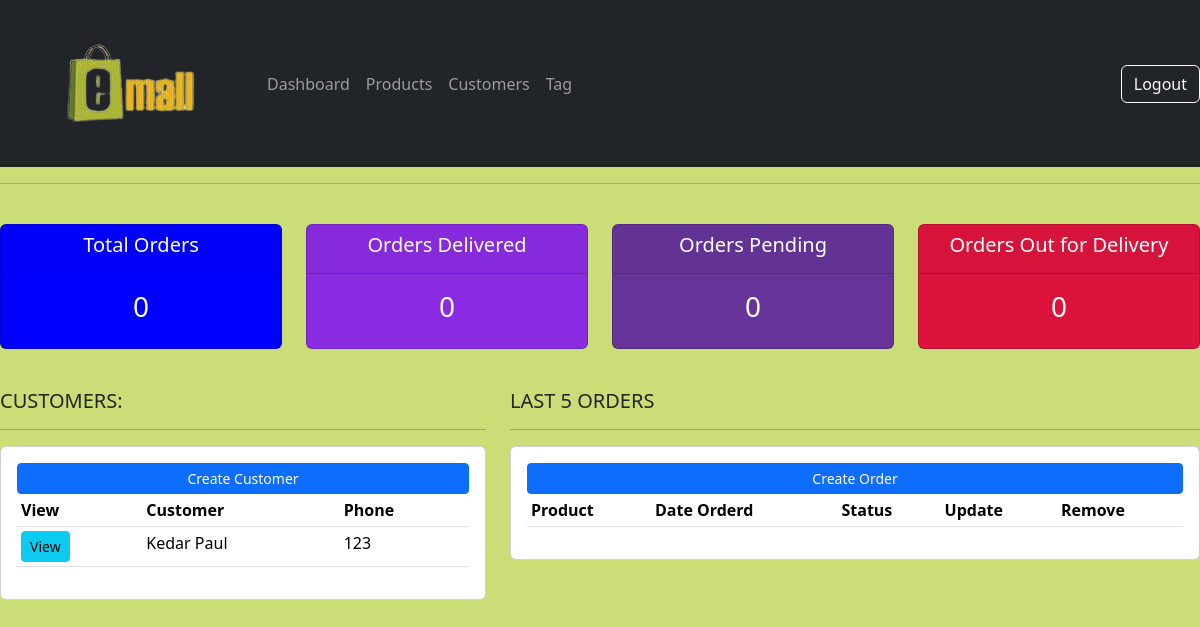
Page / (signed in) on the earlier database version.
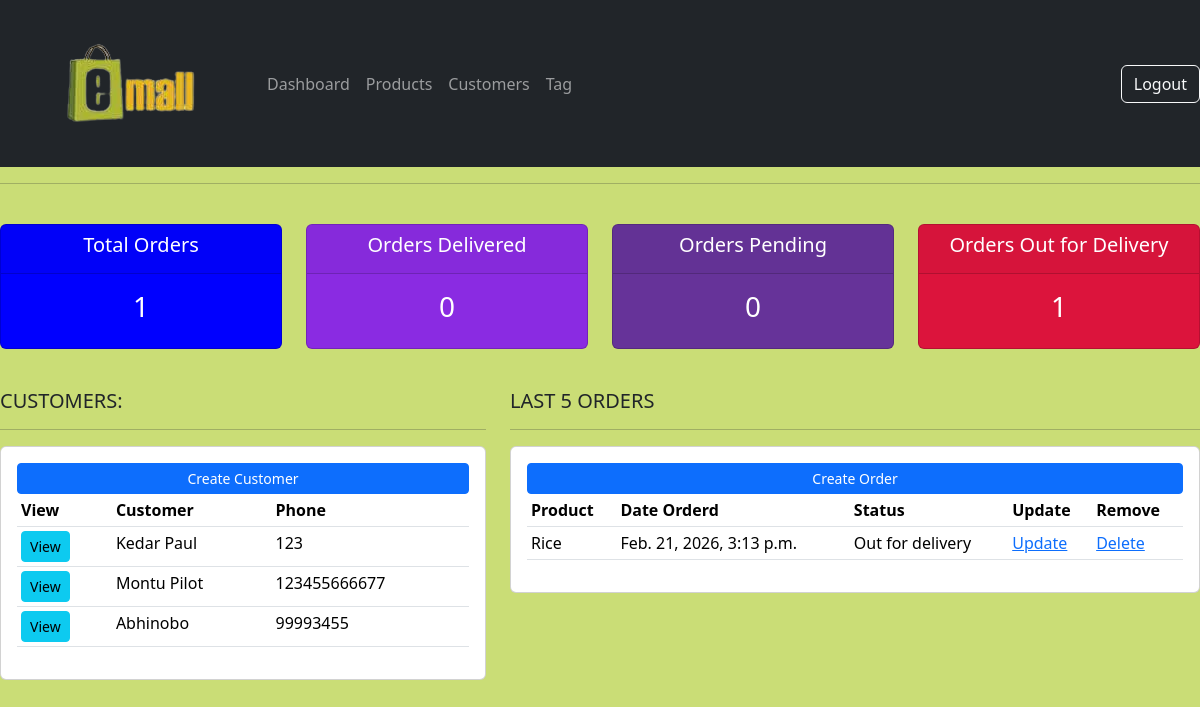
Same page on the later database version.
### account/models.py (models this page shows, shortened)
class Customer(models.Model):
    name = models.CharField(max_length=200, null=True)
    phone = models.CharField(max_length=200, null=True)
    email = models.CharField(max_length=200, null=True)
    date_created = models.DateTimeField(auto_now_add=True, null=True)

class Order(models.Model):
    STATUS = (
        ('Pending', 'Pending'),
        ('Out for delivery', 'Out for delivery'),
        ('Delivered', 'Delivered'),
    )
    customer = models.ForeignKey(Customer, null=True, on_delete=models.CASCADE)
    product = models.ForeignKey(Product, null=True, on_delete=models.CASCADE)
    date_created = models.DateTimeField(auto_now_add=True, null=True)
    status = models.CharField(max_length=200, null=True, choices=STATUS)

class Product(models.Model):
    CATEGORY = (
        ('Indoor', 'Indoor'),
        ('Out Door', 'Out Door'),
    )
    name = models.CharField(max_length=200, null=True)
    price = models.FloatField(null=True)
    category = models.CharField(max_length=200, null=True, choices=CATEGORY)
    description = models.CharField(max_length=200, null=True, blank=True)
    date_created = models.DateTimeField(auto_now_add=True, null=True)
    pic = models.ImageField(upload_to='product_images/', blank=True)
    tags = models.ManyToManyField(Tag)
    def __str__(self):
        return self.name

### account/views.py (the view)
# urls.py: path('',views.home,name='home'),
@login_required(login_url='login')
def home(request):
    orders = Order.objects.all()
    customers = Customer.objects.all()
    total_orders = orders.count()
    delivered = orders.filter(status='Delivered').count()
    pending = orders.filter(status='Pending').count()
    out_for_delivery = orders.filter(status='Out for delivery').count()
    context = {'total_orders': total_orders, 'delivered': delivered,
               'pending': pending, 'out_for_delivery': out_for_delivery,
               'customers': customers , 'orders': orders}
    return render(request,'account/dashboard.html', context)

### templates/account/dashboard.html
{% extends 'main.html' %}
{% block content %}
{%  include 'status.html' %}
<br>
<div class="row">
	<div class="col-md-5">
		<h5>CUSTOMERS:</h5>
		<hr>
		<div class="card card-body">
			<a class="btn btn-primary  btn-sm btn-block" href="{% url 'create_customer' %}">Create Customer</a>
			<table class="table table-sm">
				<tr>
					<th>View</th>
					<th>Customer</th>
					<th>Phone</th>
				</tr>
				{% for customer in customers %}
					<tr>
						<td><a class="btn btn-sm btn-info" href="{% url 'customer_detail' pk_test=customer.id %}">View</a></td>
						<td>{{customer.name}}</td>
						<td>{{customer.phone}}</td>
					</tr>
				{% endfor %}
			</table>
		</div>
	</div>
	<div class="col-md-7">
		<h5>LAST 5 ORDERS</h5>
		<hr>
		<div class="card card-body">
			<a class="btn btn-primary  btn-sm btn-block" href="{% url 'create_order' %}">Create Order</a>
			<table class="table table-sm">
				<tr>
					<th>Product</th>
					<th>Date Orderd</th>
					<th>Status</th>
					<th>Update</th>
					<th>Remove</th>
				</tr>
				{% for order in orders %}
					<tr>
						<td>{{order.product}}</td>
						<td>{{order.date_created}}</td>
						<td>{{order.status}}</td>
						<td><a href="{% url 'update_order' pk=order.id %}">Update</a></td>
						<td><a href="{% url 'delete_order' pk=order.id %}">Delete</a></td>
					</tr>
				{% endfor %}
			</table>
		</div>
	</div>
</div>
{% endblock %}

### templates/main.html (shortened to what this page needs)
<!DOCTYPE html>
<html lang="en">
{% load static %}
<head>
    <link href="https://cdn.jsdelivr.net/npm/bootstrap@5.3.8/dist/css/bootstrap.min.css" rel="stylesheet"
>
    <link rel="stylesheet" href="{% static 'css/style.css' %}">
</head>
<body>
{% include 'navbar.html' %}
<hr>
{% block content %}
{% endblock content %}
</body>
</html>

### templates/navbar.html (shortened to what this page needs)
{% load static %}
<nav class="navbar navbar-expand-lg navbar-dark bg-dark">
  <img src="{% static 'image/emall_image.png' %}">
  <div class="collapse navbar-collapse" id="navbarNav">
    <ul class="navbar-nav">
      <li class="nav-item active">
        <a class="nav-link" href="{% url 'home' %}">Dashboard</a>
      </li>
      <li class="nav-item">
        <a class="nav-link" href="{% url 'product' %}">Products</a>
      </li>
      <li class="nav-item">
        <a class="nav-link" href="{% url 'customer_list' %}">Customers</a>
      </li>
      <li class="nav-item">
        <a class="nav-link" href="{% url 'tag' %}">Tag</a>
      </li>
    </ul>
  </div>
  <span><a class="btn btn-outline-light" href="{% url 'logout' %}">Logout</a></span>
</nav>

### templates/status.html
<br>
<div class="row">
	<div class="col">
		<div class="col-md">
			<a href="{% url 'order_list' %}" class="text-decoration-none ">
			<div class="card text-center text-white  mb-3" id="total-orders">
			  	<div class="card-header">
			  		<h5 class="card-title">  Total Orders</h5>
			  	</div>
			  	<div class="card-body">
			    	<h3 class="card-title">{{total_orders}}</h3>
			  	</div>
			</div>
			</a>
		</div>
	</div>
	<div class="col">
		<div class="col-md">
			<a href="{% url 'order_delivered' %}" class="text-decoration-none ">
			<div class="card text-center text-white  mb-3" id="orders-delivered">
			  	<div class="card-header">
			  		<h5 class="card-title">Orders Delivered</h5>
			  	</div>
			  	<div class="card-body">
			    	<h3 class="card-title">{{delivered}}</h3>
			  	</div>
			</div>
			</a>
		</div>
	</div>
	<div class="col">
		<div class="col-md">
			<a href="{% url 'order_pending' %}" class="text-decoration-none ">
			<div class="card text-center text-white  mb-3" id="orders-pending">
			  	<div class="card-header">
			  		<h5 class="card-title">Orders Pending</h5>
			  	</div>
			  	<div class="card-body">
			    	<h3 class="card-title">{{pending}}</h3>
			  	</div>
			</div>
			</a>
		</div>
	</div>
	<div class="col">
		<div class="col-md">
			<a href="{% url 'order_out_for_delivery' %}" class="text-decoration-none ">
			<div class="card text-center text-white  mb-3" id="out_for_delivery">
			  	<div class="card-header">
			  		<h5 class="card-title">Orders Out for Delivery</h5>
			  	</div>
			  	<div class="card-body">
			    	<h3 class="card-title">{{out_for_delivery}}</h3>
			  	</div>
			</div>
			</a>
		</div>
	</div>
</div>

### static/css/style.css (style rules this page uses)
body { background-color: rgb(202, 221, 118); }
#total-orders { font-size: 1.5rem; font-weight: bold; color: #007bff; background-color: blue; transform: translateY(0); transition: transform 0.2s ease, box-shadow 0.2s ease; }
#orders-delivered { font-size: 1.5rem; font-weight: bold; color: #28a745; background-color: blueviolet; transform: translateY(0); transition: transform 0.2s ease, box-shadow 0.2s ease; }
#orders-pending { font-size: 1.5rem; font-weight: bold; color: #ffc107; background-color: rebeccapurple; transform: translateY(0); transition: transform 0.2s ease, box-shadow 0.2s ease; }
#out_for_delivery { font-size: 1.5rem; font-weight: bold; color: #dc3545; background-color: crimson; transform: translateY(0); transition: transform 0.2s ease, box-shadow 0.2s ease; }

Differences in the rows shown:
added Customer: name "Montu Pilot", phone "123455666677"
added Customer: name "Abhinobo", phone "99993455"
added Order: product "Rice", date_created "Feb. 21, 2026, 3:13 p.m.", status "Out for delivery"
Other differences:
{{ total_orders }}: "0" → "1"
{{ out_for_delivery }}: "0" → "1"
